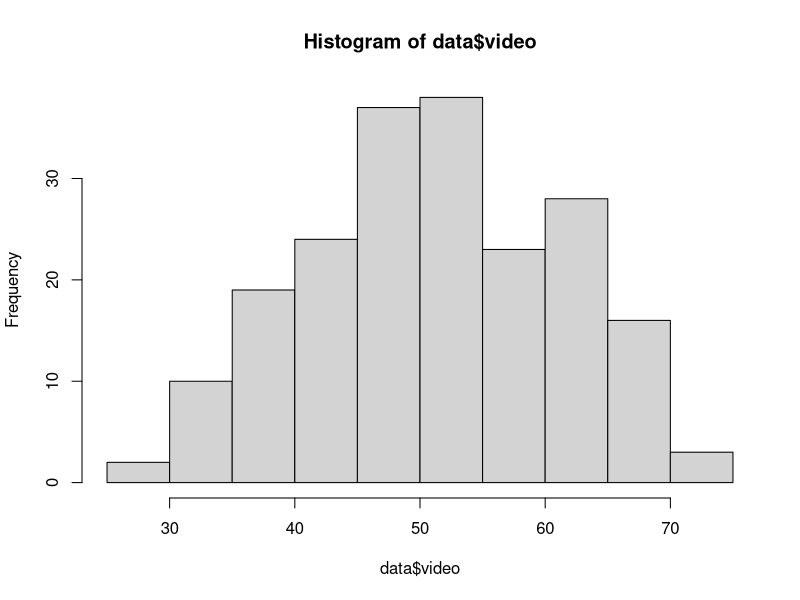
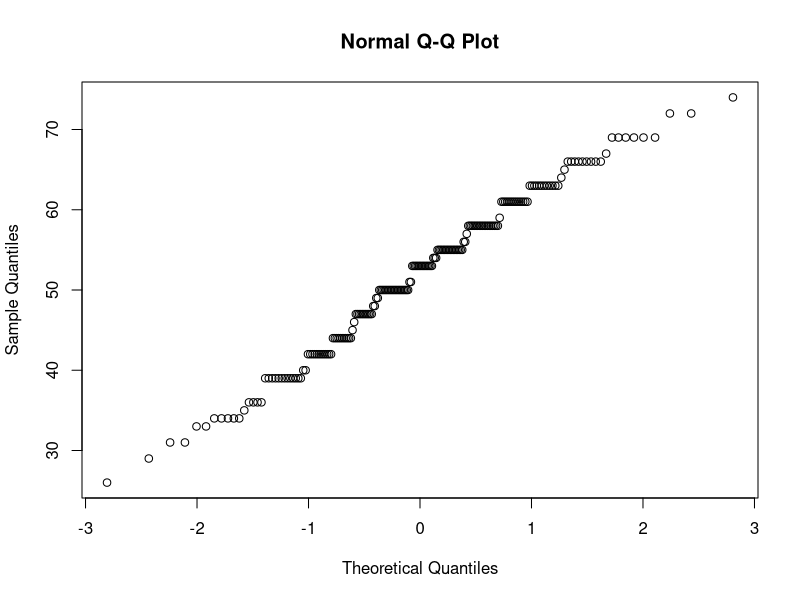
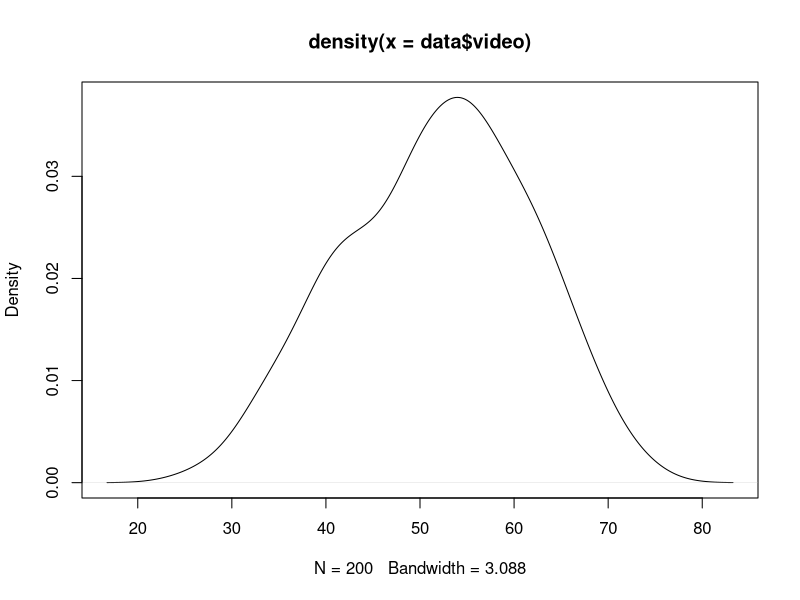
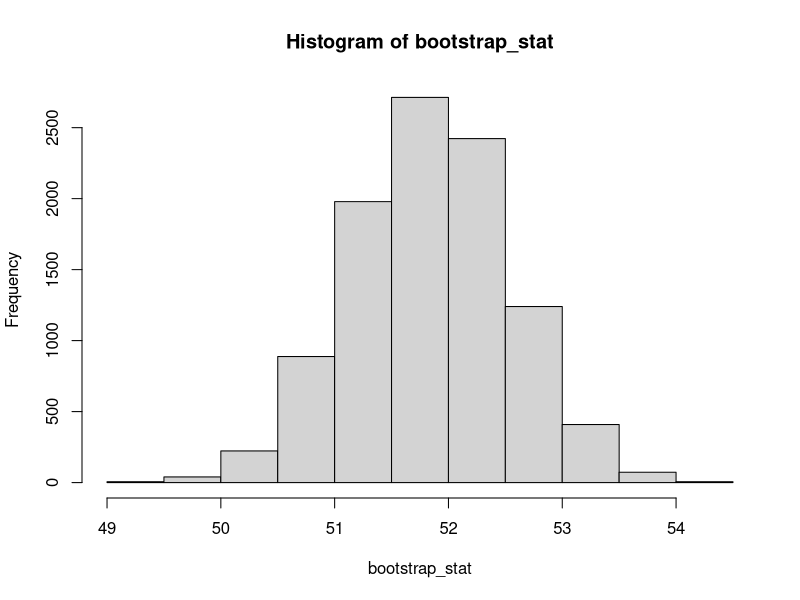
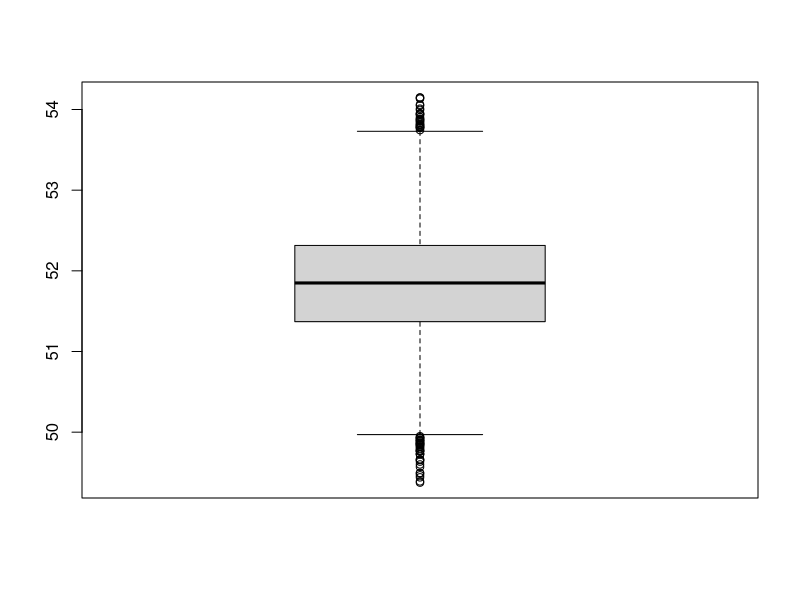
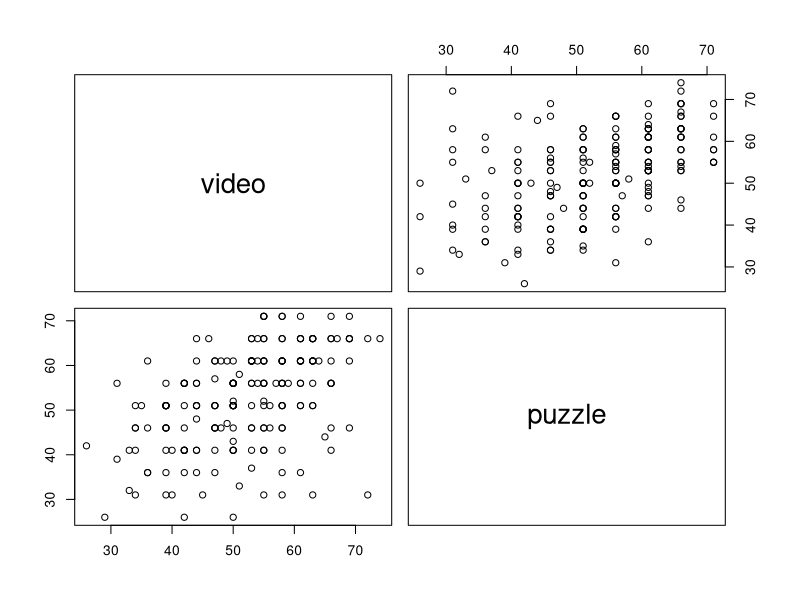
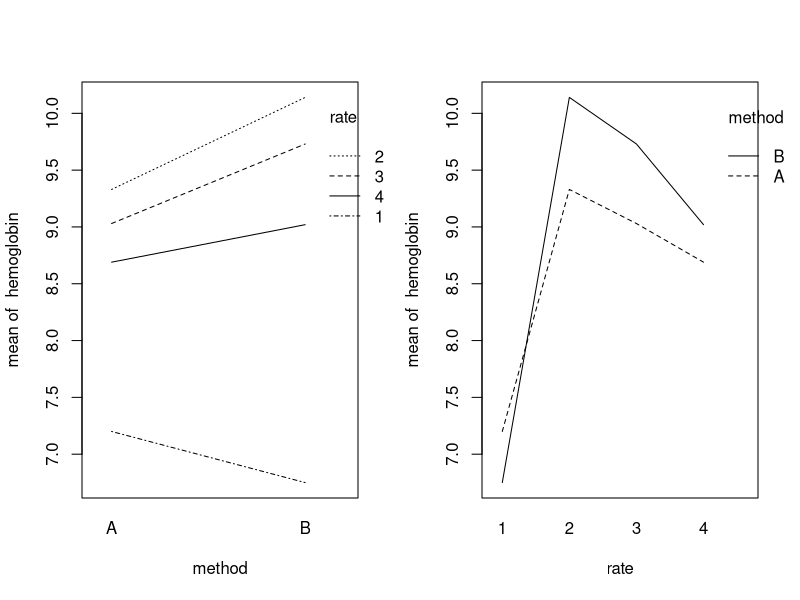

The R script that drew these images, in order:
# options(digits=2)
# EXERCISE 1
data <- read.table("./Ice_cream-1.csv", header = TRUE, sep = ",")

# A)
# NORMALITY ASSUMPTION
mu <- mean(data$video)
hist(data$video)
qqnorm(data$video)
plot(density(data$video))
# 0.97 CI (Answer: l-50.33, u-53.37)
n <- length(data$video)
sd_sample <- sd(data$video)
sem <- sd_sample / sqrt(n)
z_score <- qnorm(1 - 0.015)
margin_error <- z_score * sem
lower_bound <- mu - margin_error
upper_bound <- mu + margin_error
# NUMBER SAMPLES FOR interval length<=3 (Answer: 205.17)
n_min = (z_score^2) * (sd_sample^2) / (1.5^2)

# BOOTSTRAP 97% CONFIDENCE INTERVAL
b_count <- 10000
bootstrap_stat <- numeric(b_count)
for (i in 1:b_count) {
    bootstrap_sample <- sample(data$video, replace=TRUE)
    bootstrap_stat[i] <- mean(bootstrap_sample)
}
hist(bootstrap_stat)
boxplot(bootstrap_stat)

bootstrap_conf_int <- quantile(bootstrap_stat, c(0.015, 0.985))
s <- sum(bootstrap_stat<bootstrap_conf_int[1])
bootstrap_conf_int_check <- c(2*mu-bootstrap_conf_int[2] ,2*mu-bootstrap_conf_int[1])

# B)
t_test_result <- t.test(data$video, mu = 50, alternative = "greater")

# C)
# SIGN TEST
test_median <- 50
larger_median <- sum(data$video > test_median)
sign_result <- binom.test(larger_median, n, conf.level = .97, alternative = 'greater')
# WILCOXON TEST
wilcox_result <- wilcox.test(data$video, mu=50, alternative = 'greater')
# TEST FOR 25% results less than 42
wilcox_25_result <- wilcox.test(data$video, mu=42, alternative = 'less') # not sure if this one is correct
count_lt_42 <- sum(data$video < 42)
# both should be the same tests
sign_25_result <- binom.test(count_lt_42, n, p = 0.25, alternative = "less")
prop_25_result <- prop.test(x = count_lt_42, n = n, p = 0.25, alternative = "less")


# D) *
b2_count <- 10000
b2_stat <- numeric(b2_count)
for (i in 1:b2_count) {
    b2_sample <- sample(data$video, replace=TRUE)
    b2_stat[i] <- min(b2_sample)
}

# E)
vid_female <- data$video[data$female==1]
vid_male <- data$video[data$female==0]

# since we know that sample comes from normal distribution two sample t test is a suitable test to perform
mf_t_result <- t.test(vid_male, vid_female, alternative = 'greater')
# Wlcoxon test compares medians of two samples not means, but it can still give good idea of
# differences between samples
mf_wilcox_result <- wilcox.test(vid_male, vid_female, alternative = 'greater')
# This one is not suitable for our sample, need to justify why
# Kolmogorov test is used to check if two samples come from the same distribution or if one sample comes
# from normal distribution, here our goal is to check if mean of one sample is indeed higher than a mean
# of a second sample.
mf_ks_result <- ks.test(vid_male, vid_female, alternative = 'greater')

# F)
video_puzzle <- data[c('video', 'puzzle')]
cor_result <- round(cor(video_puzzle), 3)
pairs(video_puzzle)
cor_test_result <- cor.test(video_puzzle$video, video_puzzle$puzzle)

# EXERCISE 2
hemo_data <- read.table("./hemoglobin-1.txt", header = TRUE)

n_fishes <- nrow(hemo_data)
methods <- unique(hemo_data$method)
rates <- unique(hemo_data$rate)

combinations <- expand.grid(methods=methods, rates=rates)
block <- xtabs(formula = hemoglobin~method+rate, data = hemo_data)

attach(hemo_data)
par(mfrow=c(1,2))
interaction.plot(method, rate, hemoglobin)
interaction.plot(rate, method, hemoglobin)
anova(lm(hemoglobin~method*rate))

      